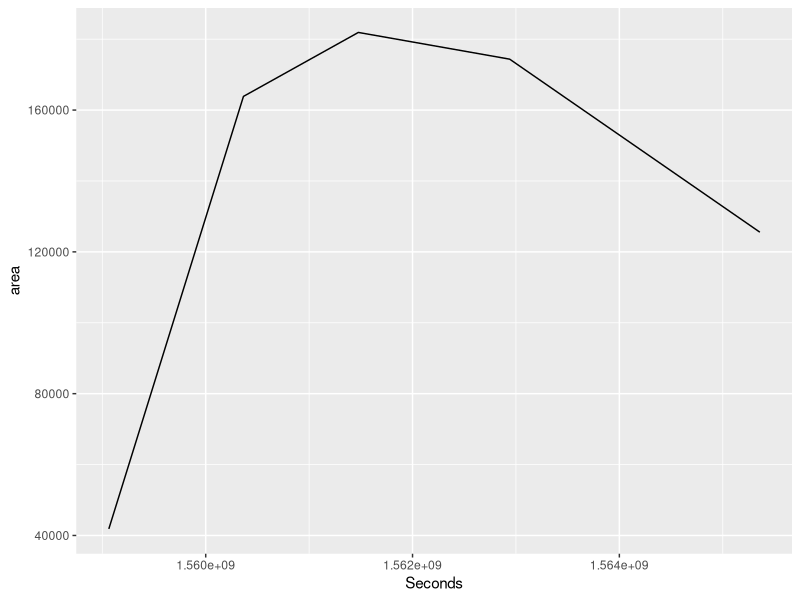
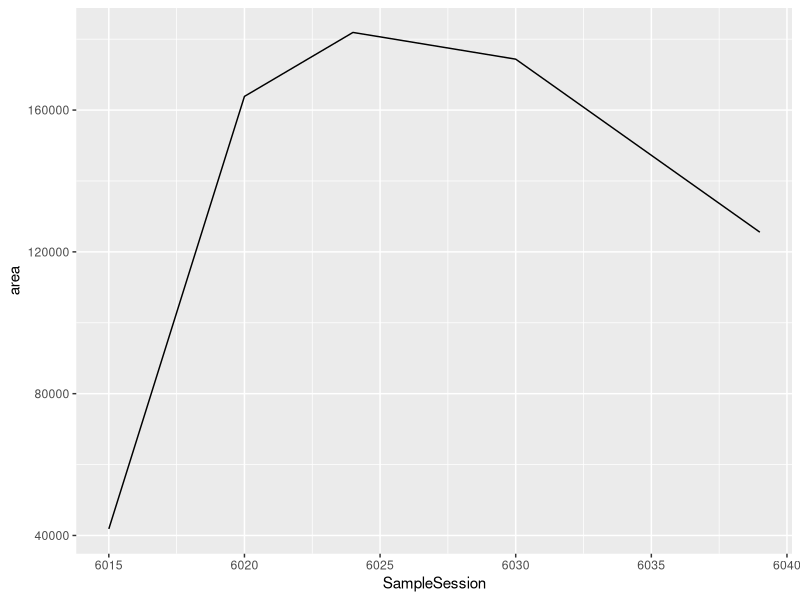
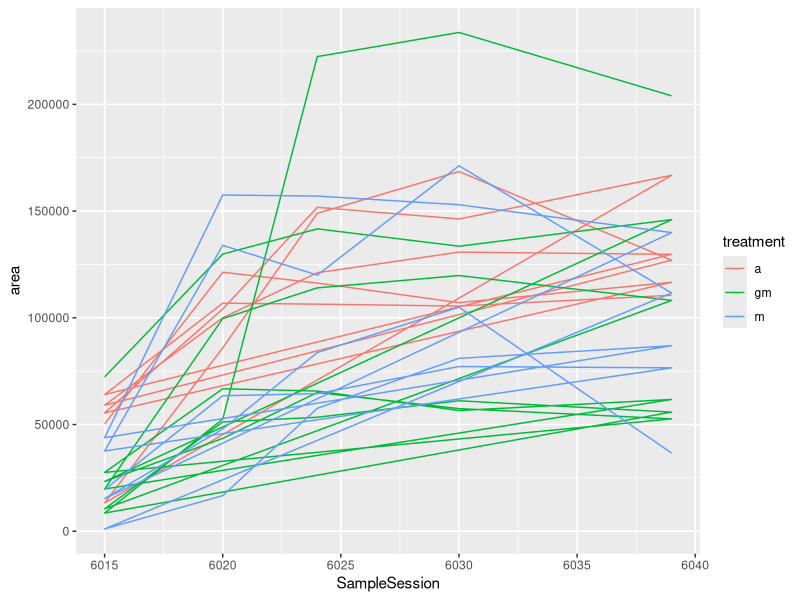
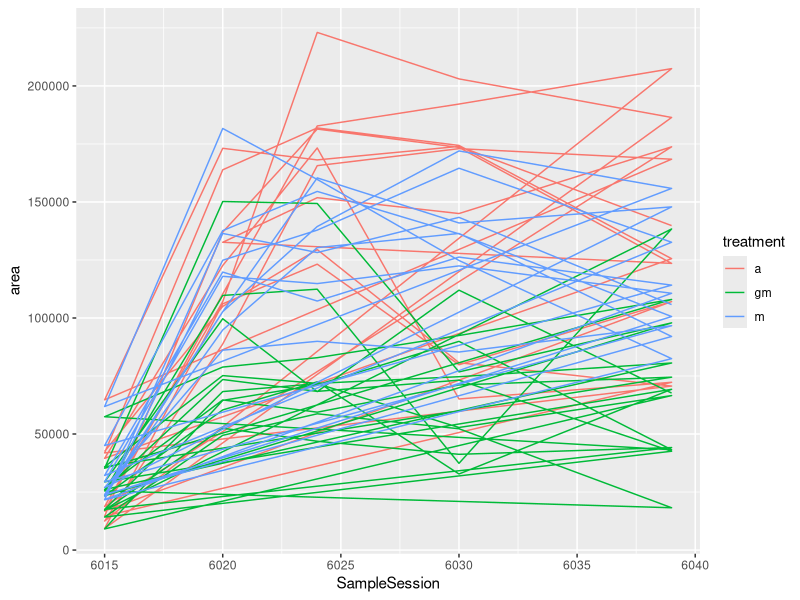
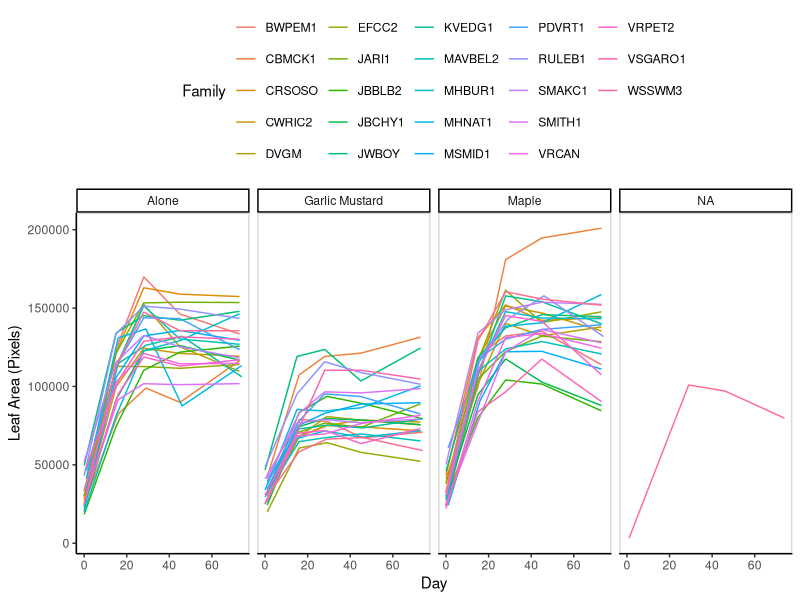
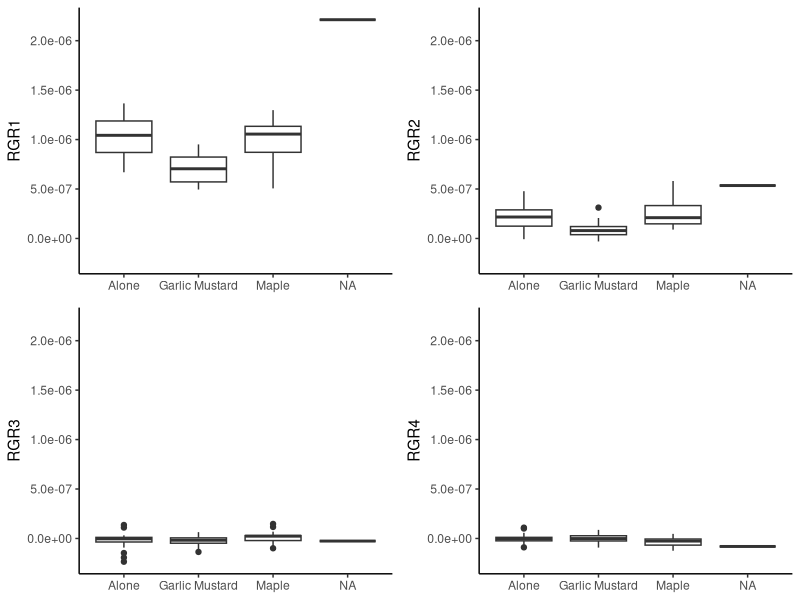

Recreate these plots in R, in order. (Note: this script raises an error after producing the figures.)
## ---- chunk 1
library(ggplot2)
library(cowplot)
#read in GH data
AllDat=read.csv("Data_Moities/Data_collection_GH.csv",stringsAsFactors = F)

#Fix column names
colnames(AllDat)[9:12]<-c("comp_number","maple_leaf_length_0","maple_height_0","maple_leaves_0")

#Removing first row (Which contains no data).
AllDat<-AllDat[2:length(AllDat$gh_bench),]

#Remove maple controls (for now) This is because the strsplit is mis identifying the maple controls for garlic mustard data. I will have to fix this later.
AllDat<-AllDat[!grepl("aple",AllDat$Tag,fixed = T),]

#TO FIX
#The tag "c|MSMID1-1-20|Q|381" was mislabled as "c|MSMID1-1-20|G381". This is fixed below.
AllDat$Tag[grep("G381",AllDat$Tag,fixed = T)]<-"c|MSMID1-1-20|Q|381"


## ---- chunk 2
library(dplyr)
library(ggplot2)

#GrowthRate Data
dat<-read.csv("Data_Moities/Growth_Rate_Data.txt")


#Assigning treatments to the genotypes. 
dat0.1<-left_join(dat,AllDat,by=c("Genotype"="Tag"))


#There are still some genotypes with missing treatment data:
dat0.1[is.na(dat0.1$treatment),]

#let us fix them Below:

#.... (DVGM|Q|117 was labeled with a "c" petridish in the growth rate data, but in the initial greenhouse data, it is labeled as a "b". The growth rate measurements will be greenhouse data will be taken to be correct.)
AllDat[grepl("DVGM-20|Q|117",AllDat$Tag,fixed = T),]
dat0.1[grepl("|117",dat0.1$Genotype,fixed = T),]
dat$Genotype[dat$Genotype=="c|DVGM-20|Q|117"]<-"b|DVGM-20|Q|117"

#...."e|JBCHY1-1-50|Q|?"Did not match, even though this genotype is in greenhouse data. What happened was the name is in the greenhouse data as  e|JBCHY1-1-50|? and in the growth rate data as both e|JBCHY1-1-50|Q|? and e|JBCHY1-1-50|?. I will change it to be e|JBCHY1-1-50|Q|? everywhere. 
AllDat[grepl("e|JBCHY1-1-50|",AllDat$Tag,fixed = T),]
dat0.1[grepl("e|JBCHY1-1-50|Q|?",dat0.1$Genotype,fixed = T),]
dat$Genotype[dat$Genotype=="e|JBCHY1-1-50|?"]<-"e|JBCHY1-1-50|Q|?"
AllDat$Tag[AllDat$Tag=="e|JBCHY1-1-50|?"]<-"e|JBCHY1-1-50|Q|?"

#....The greenhouse data recorded the genotype as c|VSGARO1-1-0|536, while the growth rate data recorded the genotype as c|VSGARO1-1-0|Q|536 or c|vSGARO1-1-0|Q|536. All will be changed to c|VSGARO1-1-0|Q|536. 
AllDat[grepl("c|VSGARO1-1-0|536",AllDat$Tag,fixed = T),]
dat0.1[grepl("c|vSGARO1-1-0|Q|536",dat0.1$Genotype,fixed = T),]
dat$Genotype[dat$Genotype=="c|vSGARO1-1-0|Q|536"]<-"c|VSGARO1-1-0|Q|536"
AllDat$Tag[AllDat$Tag=="c|VSGARO1-1-0|536"]<-"c|VSGARO1-1-0|Q|536"

#Lets see if that took care of all of the errors: 

#.....Assigning treatments to the genotypes. 
dat0.1<-left_join(dat,AllDat,by=c("Genotype"="Tag"))


#All genotypes have been taken care of (Assigned to a treatment):
dat0.1[is.na(dat0.1$treatment),]

#now lets reassign the cleaned data to prepare for the next chunck:
dat<-dat0.1
rm(dat0.1)

## ---- chunk 3

#Average top and bottom frame pixels. 
dat2<-dat %>% group_by(Genotype,Seconds,treatment) %>% summarize_at(vars(area),.funs = list(~sum(.)))

#Generating family column
prefamily<-gsub("*.\\|","",dat2$Genotype)
dat2$Family<-gsub("\\-.*","",prefamily)

#There are 86,400 seconds in a day. It took two-three days to get the data for each SampleSession. 
#Rounding to calculate the day the photos were taken
dat2$SampleSession<-round(dat2$Seconds/(86400*3),digits=0)

## ---- chunk 4
#Determine how many measurements there are per genotype.. and isolating those with more than 5 measurements. 
print("These are all of the genotypes with replicated images that need to be averaged")
dat2 %>% group_by(Genotype) %>% arrange(Seconds) %>% summarize(n=n()) %>% filter(n>5)

#This section will take the average of those errors. 
dat2<-dat2 %>% group_by(Genotype,SampleSession) %>% summarize(Seconds=mean(Seconds),area=mean(area),Family=first(Family),treatment=first(treatment))

#Must omit those with less than 5 measurements, because there simply wont be enough data to get any meaningful measurements from these. 
dat2 %>% group_by(Genotype) %>% arrange(Seconds) %>% summarize(n=n()) %>% filter(n<5)
#a|WSSWM3-1-0|Q|554,b|EFCC2-4-80|Q|145,"b|RULEB1-20|N|423" are not so bad, I suspect others are not as well, but for now i need to remove these genotypes, as they can bias the mean growth rates below. 

#REMOVING THOSE WITHOUT COMPLETE 5 SampleSession OBSERVATIONS.. calling this dataframe dat2C for dat2 "clean".
dat2C<-dat2 %>% group_by(Genotype) %>% summarize(n=n()) %>% right_join(dat2) %>% filter(n==5)


## ---- chunk 5
#Remove those that are not replicated in all three treatments. ( genotypes with an "i" in the lable. These are for use to analyze the GGMFS only).
#Removing, calling this data set dat2CC because it only contains genotypes with all 5 measurements and it now excludes geontypes without full replication in each treatment. 
dat2C<-dat2C[!grepl("\\|i\\d",dat2C$Genotype),]
## ---- chunk 6

#This is to ensure that SampleSession is a decent representation of seconds. It appears to not change the structure that much in graphical analysis. SampleSession is not used to calculate statistics. 

#Second Raw
ggplot(dat2[dat2$Genotype=="a|BWPEM1-9-0|Q|2",])+
  geom_path(aes(x=Seconds,y=area))

#Second Rounded Day
ggplot(dat2[dat2$Genotype=="a|BWPEM1-9-0|Q|2",])+
  geom_path(aes(x=SampleSession,y=area))


#Further grouping family to take the average and standard deviation of the family values at each time point in each treatment, with the standard deviations. 
dat3<-dat2C %>% group_by(Family,SampleSession,treatment) %>% summarize_at(vars(area,Seconds),.fun=list(~mean(.),~sd(.)))
#Seconds_mean is a more accurate representation of SampleSession, and can be used for graphing family means. SampleSession, is the average of three days in order to pool samples that were done on the same SampleSession. After we have all the samples from the same SampleSession, the average seconds for that SampleSession are taken and these can be used for graphing. In the actual stats, the exact seconds for every genotype is used. 

dat3$Day<-round(dat3$Seconds_mean/86400,0)

#VSGARO Has a very large ups and downs in growth rate average. going to check our individuals to see if I suspect an error. 
ggplot(dat2[dat2$Family=="VSGARO1",])+
  geom_path(aes(y=area,x=SampleSession,colour=treatment))

#I should determine which genotypes in the competition experiment killed their competitors and when to switch those over.

ggplot(dat2[dat2$Family=="BWPEM1",])+
  geom_path(aes(y=area,x=SampleSession,colour=treatment))

#On further look, there doesnt seem to be anything that bad with the genotype.

dat3

## ---- chunk 7
#Making Treatment a factor
dat3$treatment<-factor(dat3$treatment)
#standardizing the day measurement
dat3$Day<-dat3$Day-min(dat3$Day)

levels(dat3$treatment)<-c("Alone","Garlic Mustard","Maple")

#pdf("GrowthRateFigures/FamilyGrowthRate.pdf",height=6,width=12)
ggplot(dat3)+
  geom_path(aes(y=area_mean,x=Day,colour=Family))+
  facet_grid(.~treatment)+
  scale_y_continuous(name="Leaf Area (Pixels)")+
  theme_classic()+
  panel_border()+
  theme(legend.position = "top",
        legend.box.margin = margin(0,-100,0,-100)
      )
#dev.off()


## ---- chunk 8
#dat2 contains values for each individual. These will be used to calculate relative growth rates. 

#Relative growth rate = lnW2-lnW1/(t2-t1)

#Creating a long data frame to have each column represent a unique growth measurement 

first<-dat2C %>% group_by(Genotype) %>% arrange(Seconds) %>% summarize(Seconds = first(Seconds),area=first(area),treatment=first(treatment),Family=first(Family)) %>% rename(Seconds1="Seconds",area1="area")#This data frame has retained the treatment and family to be used in the analysis. 

second<-dat2C %>% group_by(Genotype) %>% arrange(Seconds) %>% summarize(Seconds = nth(Seconds,2),area=nth(area,2))  %>% rename(Seconds2="Seconds",area2="area")

third<-dat2C %>% group_by(Genotype) %>% arrange(Seconds) %>% summarize(Seconds = nth(Seconds,3),area=nth(area,3))  %>% rename(Seconds3="Seconds",area3="area")

fourth<-dat2C %>% group_by(Genotype) %>% arrange(Seconds) %>% summarize(Seconds = nth(Seconds,4),area=nth(area,4)) %>% rename(Seconds4="Seconds",area4="area")

fifth<-dat2C %>% group_by(Genotype) %>% arrange(Seconds) %>% summarize(Seconds = nth(Seconds,5),area=nth(area,5))  %>% rename(Seconds5="Seconds",area5="area")

#Merging these together into one dataframe (i love dplyr)
datLong<-first %>% left_join(second,by="Genotype") %>% left_join(third,by="Genotype")%>% left_join(fourth,by="Genotype")%>% left_join(fifth,by="Genotype")

#generating relative growth rate values (RGR)
attach(datLong)
datLong$RGR1<-(log(area2)-log(area1))/(Seconds2-Seconds1)
datLong$RGR2<-(log(area3)-log(area2))/(Seconds3-Seconds2)
datLong$RGR3<-(log(area4)-log(area3))/(Seconds4-Seconds3)
datLong$RGR4<-(log(area5)-log(area4))/(Seconds5-Seconds4)
detach(datLong)
## ---- chunk 9
#Modifying Factor Names

datLong$treatment<-factor(datLong$treatment)
levels(datLong$treatment)<-c("Alone","Garlic Mustard", "Maple")

#Visualizations should be based on the average of the family means, because it is this that is the sampling unit, otherwise there is pheudo replication and it can look like there is more variation than there actually is if one individual has alot of variation for some reason. 
datLongMean<-datLong %>% group_by(Family, treatment) %>% summarize_at(vars(RGR1,RGR2,RGR3,RGR4),.funs = ~mean(.))

attach(datLongMean)
yMin<-min(c(RGR1,RGR2,RGR3,RGR4))
yMax<-max(c(RGR1,RGR2,RGR3,RGR4))
detach(datLongMean)

a<-ggplot(datLongMean)+
  geom_boxplot(aes(x=treatment,y=RGR1))+theme_classic()+theme(axis.title.x = element_blank())+scale_y_continuous(limits=c(yMin,yMax))

b<-ggplot(datLongMean)+
  geom_boxplot(aes(x=treatment,y=RGR2))+theme_classic()+theme(axis.title.x = element_blank())+scale_y_continuous(limits=c(yMin,yMax))

c<-ggplot(datLongMean)+
  geom_boxplot(aes(x=treatment,y=RGR3))+theme_classic()+theme(axis.title.x = element_blank())+scale_y_continuous(limits=c(yMin,yMax))

d<-ggplot(datLongMean)+
  geom_boxplot(aes(x=treatment,y=RGR4))+theme_classic()+theme(axis.title.x = element_blank())+scale_y_continuous(limits=c(yMin,yMax))


library(ggpubr)

#pdf("GrowthRateFigures/FamilyRGR.pdf",height=6,width=12)
ggarrange(a,b,c,d)
#dev.off()

## ---- chunk 10
library(nlme)

#making an interaction column. 
datLong$GXE<-paste(datLong$treatment,datLong$Family,sep="-")

#RGR1
fit1.1<-lme(RGR1~treatment,data=datLong,random=~1|Family)
fit1.2<-lme(RGR1~treatment,data=datLong,random=~1|GXE)
fit1.3<-lme(RGR1~treatment,data=datLong,random=~1|Family/treatment)#This is the correct interaction term, as it adds another level of variation, that is the variation of each family within each treatment. 
summary(fit1.1)
summary(fit1.2)
summary(fit1.3)
anova(fit1.1,fit1.2)
#There is not a GXE interaction, but it is close, p=0.08. and the variation explained by the GXE is more than that explained by G alone. 
anova(fit1.1,fit1.3)

#RGR2
fit2.1<-lme(RGR2~treatment,data=datLong,random=~1|Family)
fit2.2<-lme(RGR2~treatment,data=datLong,random=~1|GXE)

summary(fit2.1)
summary(fit2.2)
anova(fit2.1,fit2.2)


#RGR3
fit3.1<-lme(RGR3~treatment,data=datLong,random=~1|Family)
fit3.2<-lme(RGR3~treatment,data=datLong,random=(~1|GXE))

summary(fit3.1)
summary(fit3.2)
anova(fit3.1,fit3.2)


#RGR4 #maple significantly less, i.e. maple treatment suffered a higher reduction in growth/ more senescence. 
fit4.1<-lme(RGR4~treatment,data=datLong,random=~1|Family)
fit4.2<-lme(RGR4~treatment,data=datLong,random=~1|GXE)

summary(fit4.1)
summary(fit4.2)
anova(fit4.1,fit4.2)



## ---- chunk 11

#Standardized residuals, looking for deviation from homoscedasticity. 
plot(fit1.1)
plot(fit1.1,RGR1~fitted(.))

#Confidence intervals on parameters 
intervals(fit1.1)

#simple anova of the model 
anova(fit1.1)

#looking at the diffences in magnitude of the effect of treatment and family. 
plot.design(data.frame(datLong$RGR1,datLong$Family,datLong$treatment))
#There is slightly more variation in the family category than there is in the treatment category, but not much. 


#This model check demonstrates normaility in the residuals. 
qqnorm(fit1.1,~resid(.)|Family)


#this examines the contrasts of the model. 
model.matrix(RGR1~treatment,datLong[datLong$Family=="BWPEM1",])

#I think what i need is a model that creates an estimate for each genotype in each treatment and determine if these estimates are better than one with just a genotype effect. Can you compare mixed models with different random effects? IDK. 

#Groups with larger means have more variation, but it is not huge here. I.e. Larger the growth rate, larger the variation. 
## ---- chunk 12

summary(fit1.1)

100*c(6.411059e-08,3.963266e-07)/sum(c(6.411059e-08,3.963266e-07))



#Genotype only accounts for 13% of the variation, wheras there is still 86% of the variation in the residuals. I do not think that genotype is even a worthwhile thing to account for in these models. 

#Interestingly, there appears to be a GXE interaction when testing it out in a linear model framework. 
fit.lm.GXE<-lm(RGR1~treatment*Family,data=datLong)
fit.lm.GandE<-lm(RGR1~treatment+Family,data=datLong)

fit.lm.E<-lm(RGR1~treatment,data=datLong) 
fit.lm.G<-lm(RGR1~Family,data=datLong)

summary(fit.lm.E)
summary(fit.lm.GXE)
summary(fit.lm.GandE)

AIC(fit.lm.E)#This is the best model
AIC(fit.lm.GandE)
AIC(fit.lm.GXE)
AIC(fit.lm.G) #This is the worst model. 



summary(fit.lm.G) 
anova(fit.lm.GXE,fit.lm.E)
anova(fit.lm.GXE,fit.lm.GandE)
anova(fit.lm.GXE,fit.lm.G)
